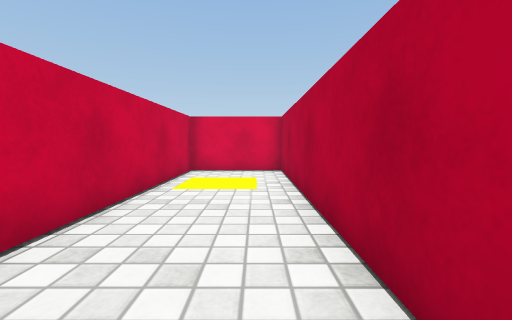
view 1 (above)

18 first-person views from a walk through a Unity game level. The camera is 0.55 m above the floor, tilts 4° down and sees 90° across. The floor is counted in squares, 0.5 m on a side. Each view is taken from the middle of a square. On the plan, view 1 faces up. The plan holds only what a view shows up to about 11 squares ahead; the rest is blank. The player character is not drawn. Surface patterns are stand-ins for the level's own textures.

view 2
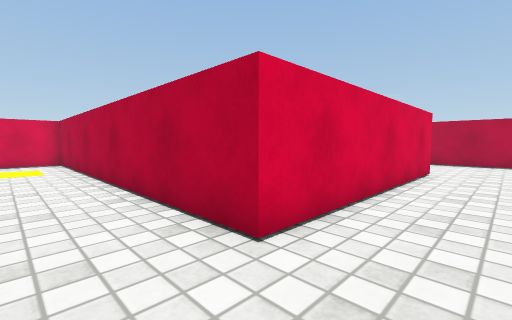

view 3
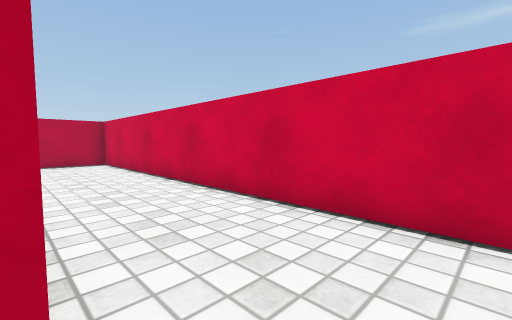

view 4
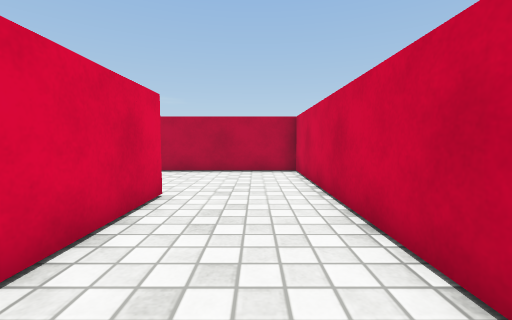

view 5
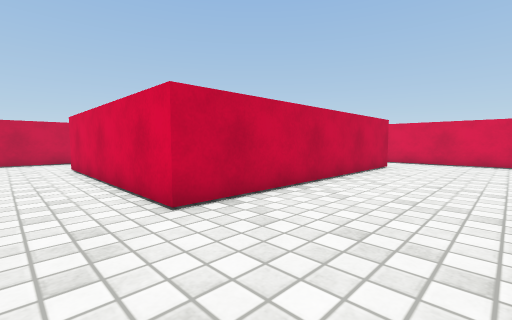

view 6
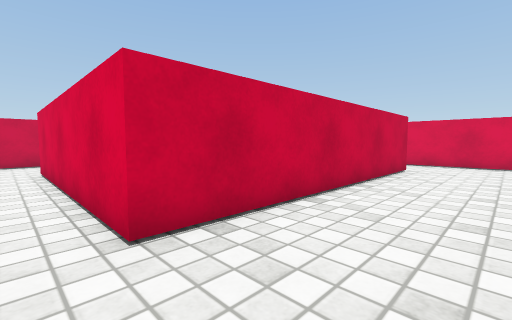

view 7
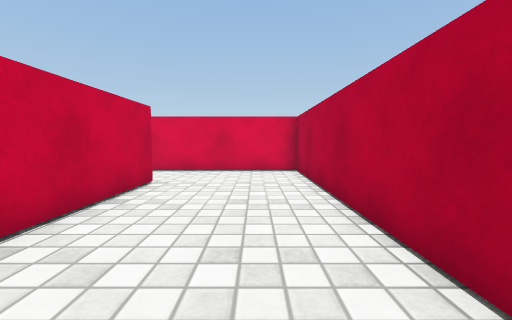

view 8
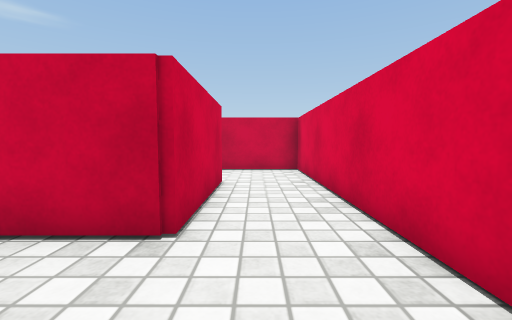

view 9
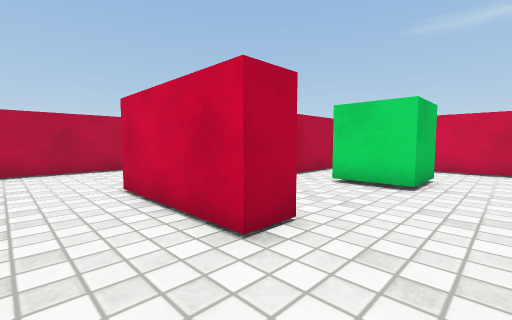

view 10
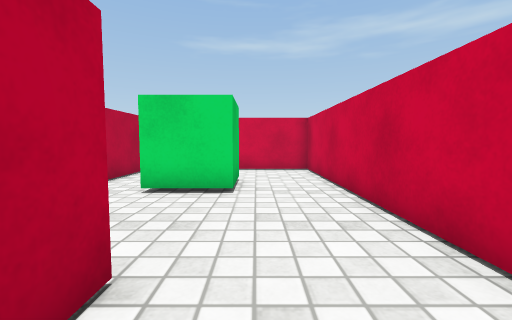

view 11
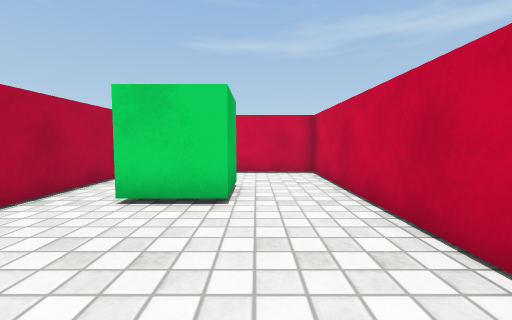

view 12
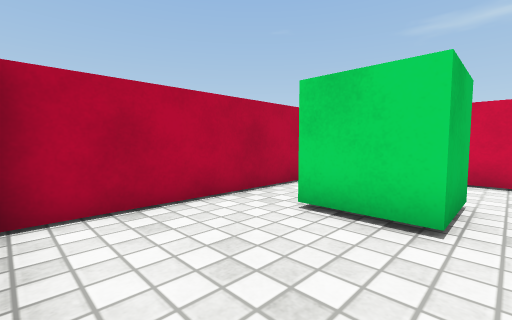

view 13
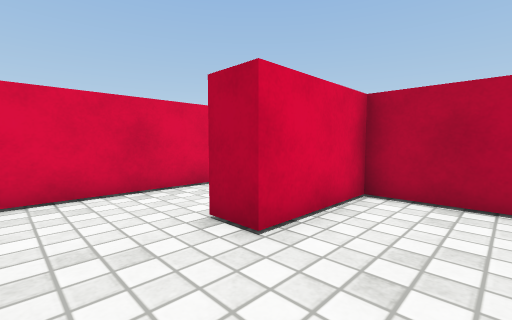

view 14
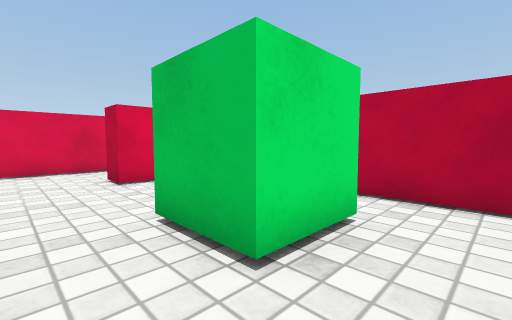

view 15
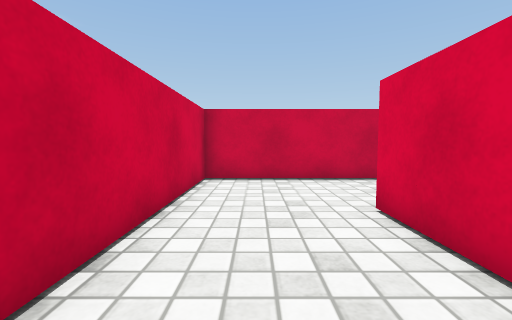

view 16
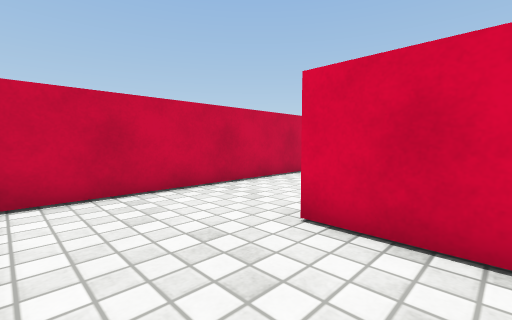

view 17
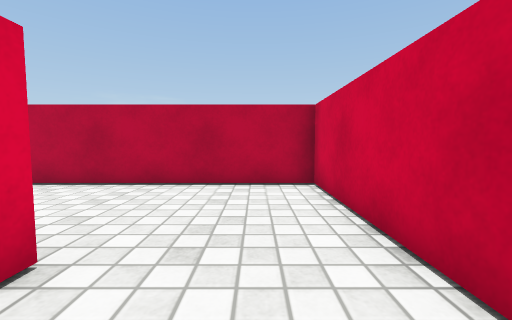

view 18
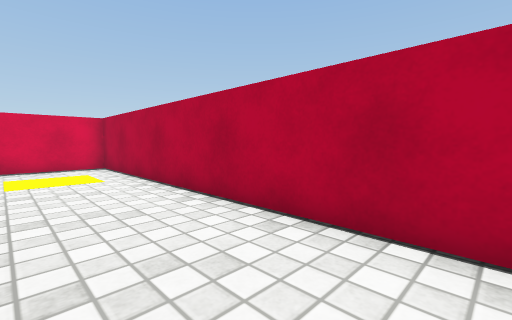

### Floor plan
Ten units are one square. View 1 is at (0, 0); x grows to the right and y downward. Boxes are objects, and circles mark ways between rooms. Rooms are numbered by the first view taken in them; rooms with no view inside come last. Other rooms are left out.
<svg viewBox="-29 -101 169 171">
<path fill="none" stroke="#000" d="M51 -61 51 -71 92 -71 92 31 10 31 10 -96 -24 -96 -24 65 135 65 135 -96 20 -96 20 -56M82 12 82 -61 51 -61M20 -56 20 21 50 21"/>
<rect x="45" y="-25" width="20" height="20" fill="#bbb"><title>green cube</title></rect>
<circle cx="35" cy="-65" r="3" fill="#2a7"/>
<text x="100" y="-10">1</text>
<text x="50" y="-20">2</text>
</svg>
Room 1 opens to room 2.

Where each view was taken, in squares from view 1:
view 1: 0 up, 0 right, facing up
view 2: 5 down, 1 left, facing up-right
view 3: 3 down, 0 right, facing down-right
view 4: 5 down, 4 right, facing right
view 5: 5 down, 13 right, facing up-left
view 6: 4 down, 12 right, facing up-left
view 7: 0 up, 12 right, facing up
view 8: 8 up, 12 right, facing left
view 9: 9 up, 3 right, facing down-right
view 10: 8 up, 4 right, facing down
view 11: 7 up, 4 right, facing down
view 12: 6 up, 4 right, facing down-right
view 13: 4 up, 3 right, facing up-right
view 14: 1 down, 3 right, facing up-right
view 15: 5 down, 5 right, facing left
view 16: 6 down, 3 right, facing up-left
view 17: 5 down, 7 right, facing right
view 18: 2 down, 2 left, facing up-right
